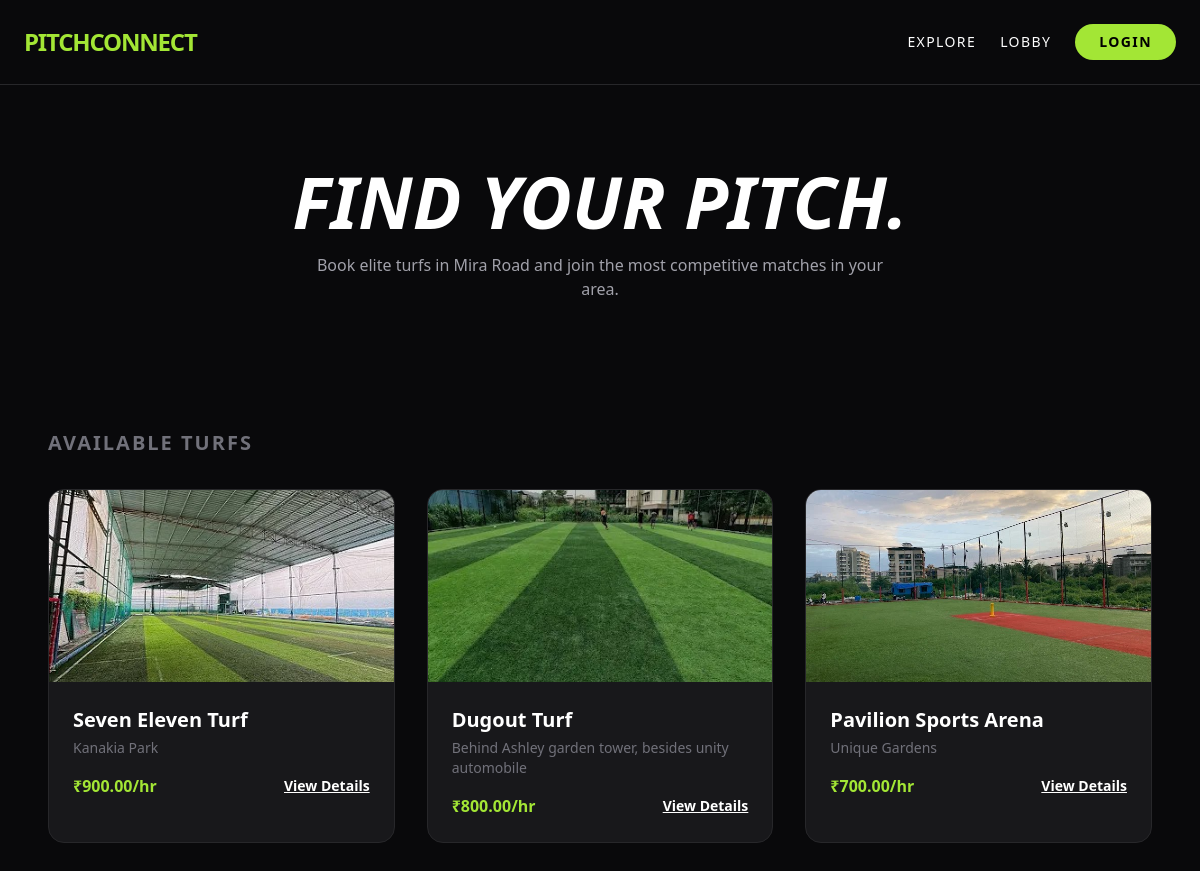
The page / on the database its author committed.
### pitch_app/models.py (models this page shows, shortened)
class Turf(models.Model):
    name = models.CharField(max_length=100)
    location = models.CharField(max_length=255) # e.g., Mira Road, Dahisar
    price_per_hour = models.DecimalField(max_digits=7, decimal_places=2)
    image = models.ImageField(upload_to='turf_images/')
    description = models.TextField()

### pitch_app/views.py (the view)
# urls.py: path('', views.index, name='index'),
def index(request):
    all_turfs = Turf.objects.all()
    return render(request, 'pitch_app/index.html', {
        'turfs': all_turfs
    })

### pitch_app/templates/pitch_app/index.html (shortened to what this page needs)
<!DOCTYPE html>
<html lang="en">
<head>
    <script src="https://cdn.tailwindcss.com"></script>
</head>
<body class="bg-zinc-950 text-white font-sans">
    <nav class="p-6 border-b border-zinc-800 flex justify-between items-center bg-zinc-950">
        <h1 class="text-2xl font-bold tracking-tighter text-lime-400">PITCHCONNECT</h1>
        <div class="space-x-6 text-sm font-medium uppercase tracking-widest flex items-center">
            <a href="{% url 'index' %}" class="hover:text-lime-400 transition">Explore</a>
            <a href="{% url 'match_list' %}" class="hover:text-lime-400 transition">Lobby</a>
            {% if user.is_authenticated %}
            <a href="{% url 'profile' %}" class="hover:text-lime-400 transition">My Card</a>
            <a href="{% url 'logout' %}"
                class="text-red-500 text-xs border border-red-500/20 px-4 py-2 rounded-full hover:bg-red-500/10 transition">
                Logout
            </a>
            {% else %}
            <a href="{% url 'login' %}"
                class="bg-lime-400 text-black px-6 py-2 rounded-full hover:bg-white transition font-bold">
                Login
            </a>
            {% endif %}
        </div>
    </nav>
    <header class="py-20 px-6 text-center">
        <h2 class="text-5xl md:text-7xl font-black mb-4 uppercase italic">Find Your Pitch.</h2>
        <p class="text-zinc-400 max-w-xl mx-auto">Book elite turfs in Mira Road and join the most competitive matches in
            your area.</p>
    </header>
    <section class="max-w-6xl mx-auto px-6 py-12">
        <h3 class="text-xl font-bold mb-8 uppercase tracking-widest text-zinc-500">Available Turfs</h3>
        <div class="grid grid-cols-1 md:grid-cols-3 gap-8">
            {% for turf in turfs %}
            <div
                class="bg-zinc-900 rounded-2xl overflow-hidden border border-zinc-800 hover:border-lime-400 transition-all duration-300 group">
                {% if turf.image %}
                <img src="{{ turf.image.url }}" alt="{{ turf.name }}"
                    class="w-full h-48 object-cover group-hover:scale-105 transition duration-500">
                {% endif %}
                <div class="p-6">
                    <h4 class="text-xl font-bold mb-1">{{ turf.name }}</h4>
                    <p class="text-zinc-500 text-sm mb-4">{{ turf.location }}</p>
                    <div class="flex justify-between items-center">
                        <span class="text-lime-400 font-bold">₹{{ turf.price_per_hour }}/hr</span>
                        <a href="{% url 'turf_detail' turf.id %}"
                            class="text-sm font-bold underline hover:text-lime-400">View Details</a>
                    </div>
                </div>
            </div>
            {% empty %}
            <p class="text-zinc-500 italic">No turfs available yet. Check back later!</p>
            {% endfor %}
        </div>
    </section>
</body>
</html>

### rows shown on the page
Turf: image (picture), name "Seven Eleven Turf", location "Kanakia Park", price_per_hour "900.00"
Turf: image (picture), name "Dugout Turf", location "Behind Ashley garden tower, besides unity automobile", price_per_hour "800.00"
Turf: image (picture), name "Pavilion Sports Arena", location "Unique Gardens", price_per_hour "700.00"
